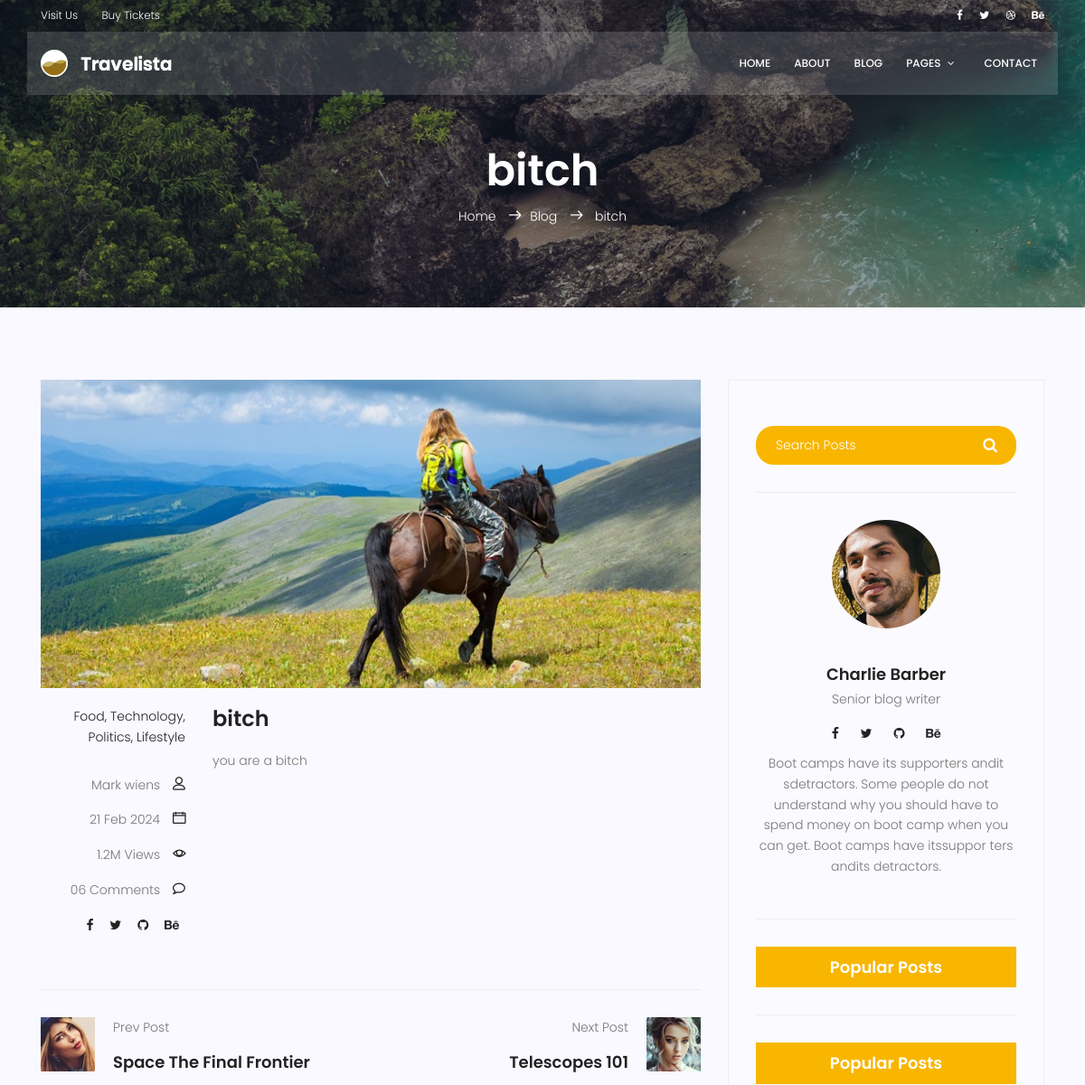
Before: /blog/3 (upper part) with the older database file.
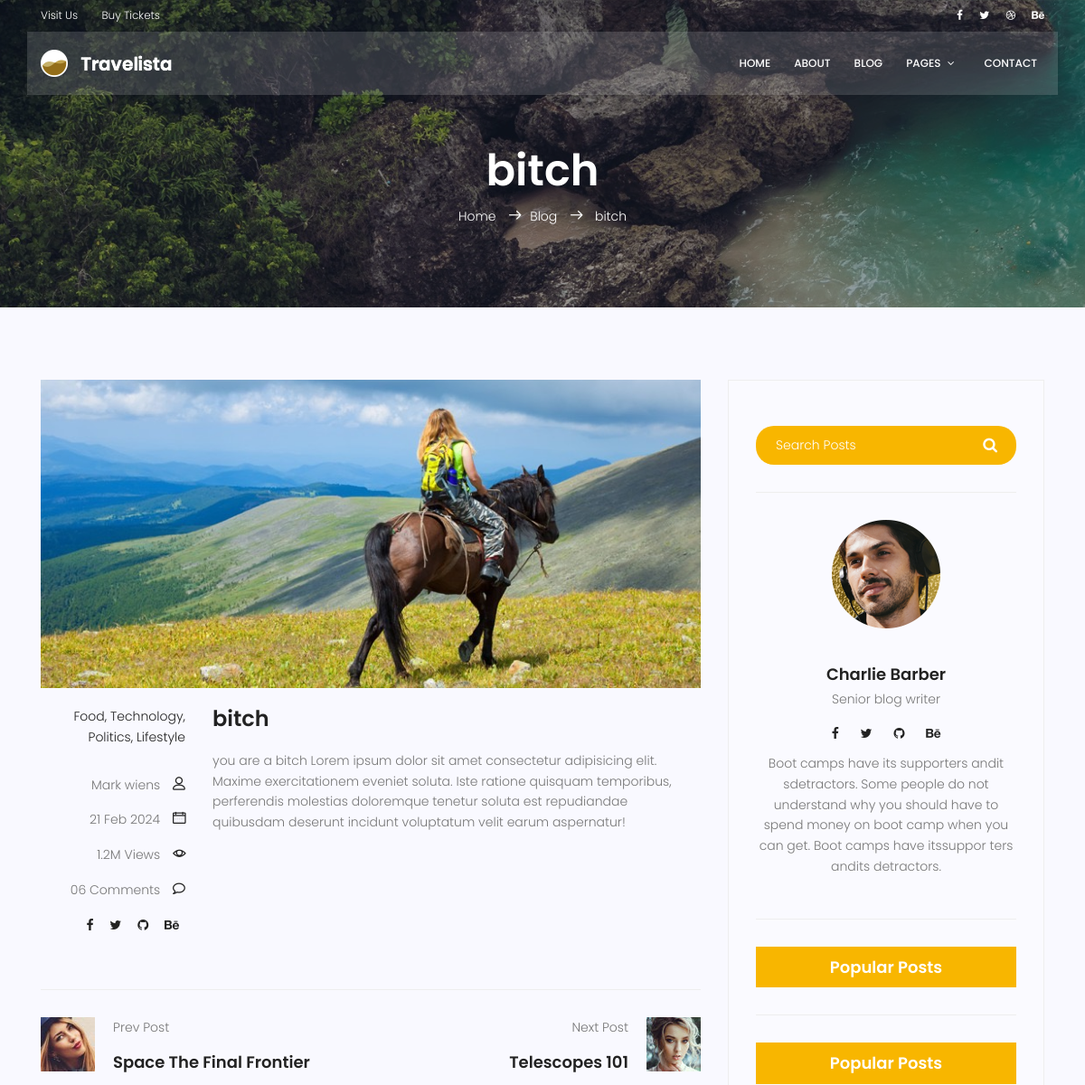
After: the same page with the newer database file.
### blog/models.py (models this page shows, shortened)
class Post(models.Model):
  category = models.ManyToManyField(Category)
  author = models.ForeignKey(User, on_delete=models.SET_NULL, null=True)
  image = models.ImageField(upload_to='blog', default='blog/default.jpg')
  title = models.CharField(max_length=255)
  content = models.TextField()
  counted_views = models.IntegerField(default=0)
  status = models.BooleanField(default=False)
  published_date = models.DateTimeField(null=True)
  created_date = models.DateTimeField(auto_now_add=True)
  updated_date = models.DateTimeField(auto_now=True)
  class Meta:
    ordering = ['created_date']
    verbose_name = 'پست'
    verbose_name_plural = 'پست ها'

### blog/views.py (the view)
# urls.py: path('<int:pid>', views.blog_single, name='single' ),
def blog_single(request, pid):
  posts = Post.objects.filter(status=1)
  post = get_object_or_404(posts,pk=pid )
  return render(request, 'blog/blog-single.html', {
    'post':post
  })

### blog/templatetags/blog_tags.py (called while the page is built)
@register.inclusion_tag('blog/blog-popular-posts.html')
def popularposts(args=1):
  posts = Post.objects.filter(status=1).order_by('published_date')[:args]
  return {'posts':posts}

### templates/blog/blog-single.html (shortened to what this page needs)
{% extends 'base.html' %}
{% load static %}
{% load blog_tags %}
{% block body %}
			<section class="relative about-banner">
				<div class="overlay overlay-bg"></div>
				<div class="container">
					<div class="row d-flex align-items-center justify-content-center">
						<div class="about-content col-lg-12">
							<h1 class="text-white">
								{{post.title}}
							</h1>
							<p class="text-white link-nav"><a href="{% url 'website:index' %}">Home </a>  <span class="lnr lnr-arrow-right"></span><a href="{% url 'blog:index' %}">Blog </a> <span class="lnr lnr-arrow-right"></span> {{post.title}}</p>
						</div>
					</div>
				</div>
			</section>
			<section class="post-content-area single-post-area">
				<div class="container">
					<div class="row">
						<div class="col-lg-8 posts-list">
							<div class="single-post row">
								<div class="col-lg-12">
									<div class="feature-img">
										<img class="img-fluid" src="{% static 'img/blog/feature-img1.jpg' %}" alt="">
									</div>
								</div>
								<div class="col-lg-3  col-md-3 meta-details">
									<ul class="tags">
										<li><a href="#">Food,</a></li>
										<li><a href="#">Technology,</a></li>
										<li><a href="#">Politics,</a></li>
										<li><a href="#">Lifestyle</a></li>
									</ul>
									<div class="user-details row">
										<p class="user-name col-lg-12 col-md-12 col-6"><a href="#">Mark wiens</a> <span class="lnr lnr-user"></span></p>
										<p class="date col-lg-12 col-md-12 col-6"><a href="#">{{post.published_date|date:'d M Y'}}</a> <span class="lnr lnr-calendar-full"></span></p>
										<p class="view col-lg-12 col-md-12 col-6"><a href="#">1.2M Views</a> <span class="lnr lnr-eye"></span></p>
										<p class="comments col-lg-12 col-md-12 col-6"><a href="#">06 Comments</a> <span class="lnr lnr-bubble"></span></p>
										<ul class="social-links col-lg-12 col-md-12 col-6">
											<li><a href="#"><i class="fa fa-facebook"></i></a></li>
											<li><a href="#"><i class="fa fa-twitter"></i></a></li>
											<li><a href="#"><i class="fa fa-github"></i></a></li>
											<li><a href="#"><i class="fa fa-behance"></i></a></li>
										</ul>
									</div>
								</div>
								<div class="col-lg-9 col-md-9">
									<h3 class="mt-20 mb-20">{{post.title}}</h3>
									<p class="excert">
										{{post.content}}
									</p>
								</div>
							</div>
							<div class="navigation-area">
								<div class="row">
									<div class="col-lg-6 col-md-6 col-12 nav-left flex-row d-flex justify-content-start align-items-center">
										<div class="thumb">
											<a href="#"><img class="img-fluid" src="{% static 'img/blog/prev.jpg' %}" alt=""></a>
										</div>
										<div class="arrow">
											<a href="#"></a>
										</div>
										<div class="detials">
											<p>Prev Post</p>
											<a href="#"><h4>Space The Final Frontier</h4></a>
										</div>
									</div>
									<div class="col-lg-6 col-md-6 col-12 nav-right flex-row d-flex justify-content-end align-items-center">
										<div class="detials">
											<p>Next Post</p>
											<a href=""><h4>Telescopes 101</h4></a>
										</div>
										<div class="arrow">
											<a href="#"></a>
										</div>
										<div class="thumb">
											<a href="#"><img class="img-fluid" src="{% static 'img/blog/next.jpg' %}" alt=""></a>
										</div>
									</div>
								</div>
							</div>
						</div>
						<div class="col-lg-4 sidebar-widgets">
							<div class="widget-wrap">
								<div class="single-sidebar-widget search-widget">
									<form class="search-form" action="#">
			                            <input placeholder="Search Posts" name="search" type="text" onfocus="this.placeholder = ''" onblur="this.placeholder = 'Search Posts'" >
			                            <button type="submit"><i class="fa fa-search"></i></button>
			                        </form>
								</div>
								{% include 'blog/blog-writer.html' %}
								{% include 'blog/blog-popular-posts.html' %}
								{% popularposts 2 %}
						</div>
					</div>
				</div>
			</section>
			{% endblock %}

Changed rows visible on the page:
changed Post "bitch": content "you are a bitch" → "you are a bitch Lorem ipsum dolor sit amet consectetur adipisicing elit. Maxime exercitationem eveniet soluta. Iste ratione quisquam temporibus, perferendis molestias doloremque tenetur soluta est repudiandae quibusdam deserunt incidunt voluptatum velit earum aspernatur!"
